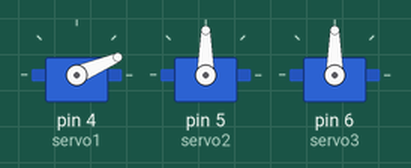
Recording of a sketch running on a simulated Arduino Uno, built with avr-gcc and run on an emulated ATmega328P. Parts: 3 × servo.

Above: at 0.05 s.
At 2.0 s:
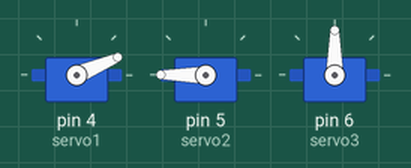
At 4.0 s:
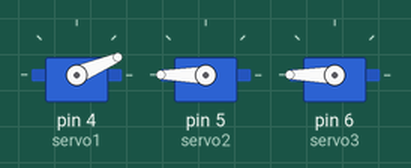
At 5.0 s:
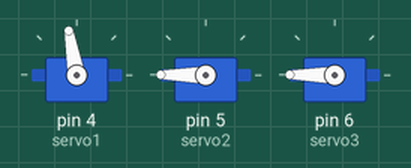
At 6.0 s:
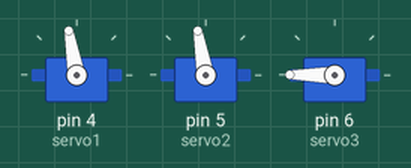
At 8.0 s:
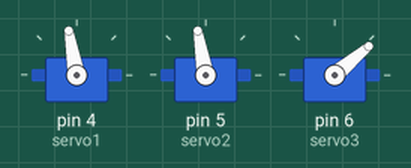
Timing chart, 0 to 10.4 s (numbered marks = the images above):
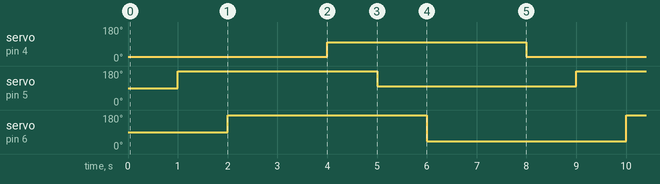

Measured:
- by itself, servo on pin 4 (servo1): alternates 100° for 4.0 s and 23° for 4.0 s
- by itself, servo on pin 5 (servo2): alternates 180° for 4.0 s and 100° for 4.0 s
- by itself, servo on pin 6 (servo3): alternates 180° for 4.0 s and 40° for 4.0 s

The sketch:

servo_control.ino
```cpp
#include <Servo.h>

// Define servo objects for three servos
Servo servo1;
Servo servo2;
Servo servo3;

// Function to initialize servos
void initializeServos() {
  servo1.attach(4);  // Attach servo 1 to pin 9
  servo2.attach(5); // Attach servo 2 to pin 10
  servo3.attach(6); // Attach servo 3 to pin 11
}

// Function to move servo 1 to a specified angle
void moveServo1(int angle) {
  servo1.write(angle);
}

// Function to move servo 2 to a specified angle
void moveServo2(int angle) {
  servo2.write(angle);
}

// Function to move servo 3 to a specified angle
void moveServo3(int angle) {
  servo3.write(angle);
}

void setup() {
  // Initialize servos
  initializeServos();
}

void goToStartPos() {
  // Move servo 1 to 0 degrees
  moveServo1(23);
  delay(1000); // Delay for 1 second

  // Move servo 2 to 90 degrees
  moveServo2(180);
  delay(1000); // Delay for 1 second

  // Move servo 3 to 180 degrees
  moveServo3(180);
  delay(1000); // Delay for 1 second
}

void pickUpCube() {
  // Move servo 1 to 0 degrees
  moveServo1(100);
  delay(1000); // Delay for 1 second

  // Move servo 2 to 90 degrees
  moveServo2(100);
  delay(1000); // Delay for 1 second

  // Move servo 3 to 180 degrees
  moveServo3(40);
  delay(1000); // Delay for 1 second
}

void dropCube() {
  // Move servo 1 to 0 degrees
  moveServo1(50);
  delay(1000); // Delay for 1 second

  // Move servo 2 to 90 degrees
  moveServo2(90);
  delay(1000); // Delay for 1 second

  // Move servo 3 to 180 degrees
  moveServo3(180);
  delay(1000); // Delay for 1 second
}

void loop() {
  goToStartPos();
  delay(1000);
  pickUpCube();
  delay(1000);
  // dropCube();
  // delay(1000);

}
```
